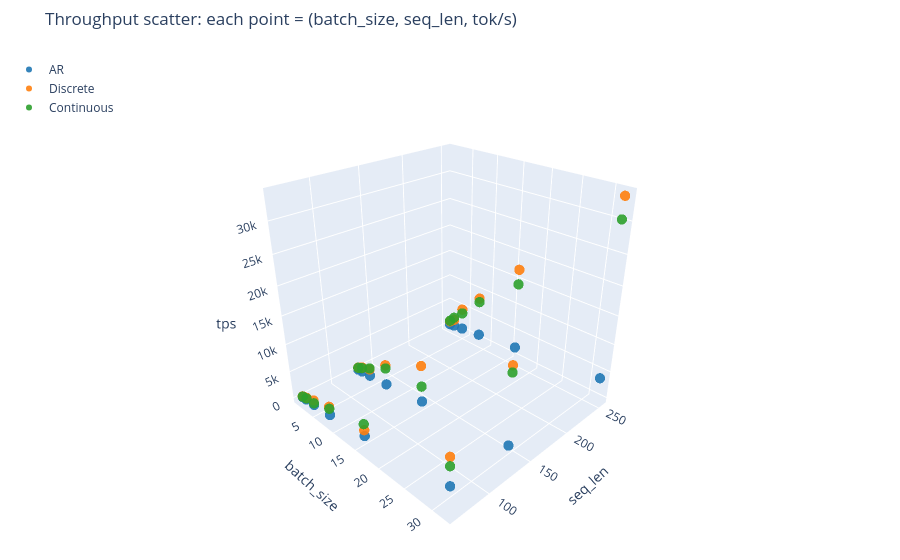

The code cell stored with this chart in its notebook:
### Code cell
# 3D-3: scatter mode (each dot = one measurement point)
fig = plot_3d_from_df(
    batch_df, z='tps', mode='scatter',
    title='Throughput scatter: each point = (batch_size, seq_len, tok/s)',
    show=False,
)
fig.show()

### Figure 1 — Plotly figure (JSON) as saved in the notebook; plotly's stock layout.template omitted (floating-point values rounded to 4 significant figures)
{"data": [{"hovertemplate": "batch_size=%{x}<br>seq_len=%{y}<br>tps=%{z:.2f}<extra>AR</extra>", "marker": {"color": "#1f77b4", "opacity": 0.9, "size": 6}, "mode": "markers", "name": "AR", "type": "scatter3d", "x": [1, 1, 1, 2, 2, 2, 4, 4, 4, 8, 8, 8, 16, 16, 16, 32, 32, 32], "y": [64, 128, 256, 64, 128, 256, 64, 128, 256, 64, 128, 256, 64, 128, 256, 64, 128, 256], "z": [103.0, 106.9, 111.0, 217.2, 232.1, 227.6, 307.0, 408.8, 431.6, 701.4, 800.2, 887.9, 1720.0, 1912.0, 1897.0, 4028.0, 3705.0, 3776.0]}, {"hovertemplate": "batch_size=%{x}<br>seq_len=%{y}<br>tps=%{z:.2f}<extra>Discrete</extra>", "marker": {"color": "#ff7f0e", "opacity": 0.9, "size": 6}, "mode": "markers", "name": "Discrete", "type": "scatter3d", "x": [1, 1, 1, 2, 2, 2, 4, 4, 4, 8, 8, 8, 16, 16, 16, 32, 32, 32], "y": [64, 128, 256, 64, 128, 256, 64, 128, 256, 64, 128, 256, 64, 128, 256, 64, 128, 256], "z": [260.7, 507.6, 733.0, 548.8, 1062.0, 1501.0, 1151.0, 1681.0, 4552.0, 2248.0, 4542.0, 8467.0, 2786.0, 8454.0, 17010.0, 8776.0, 16700.0, 33630.0]}, {"hovertemplate": "batch_size=%{x}<br>seq_len=%{y}<br>tps=%{z:.2f}<extra>Continuous</extra>", "marker": {"color": "#2ca02c", "opacity": 0.9, "size": 6}, "mode": "markers", "name": "Continuous", "type": "scatter3d", "x": [1, 1, 1, 2, 2, 2, 4, 4, 4, 8, 8, 8, 16, 16, 16, 32, 32, 32], "y": [64, 128, 256, 64, 128, 256, 64, 128, 256, 64, 128, 256, 64, 128, 256, 64, 128, 256], "z": [224.5, 478.1, 863.9, 440.1, 922.4, 1956.0, 600.7, 1870.0, 3742.0, 1880.0, 3932.0, 7750.0, 3878.0, 4714.0, 14320.0, 7290.0, 15600.0, 30260.0]}], "layout": {"legend": {"x": 0.01, "y": 0.99}, "margin": {"b": 0, "l": 0, "r": 0, "t": 50}, "scene": {"camera": {"eye": {"x": 1.6, "y": -1.6, "z": 1.2}}, "xaxis": {"title": {"text": "batch_size"}}, "yaxis": {"title": {"text": "seq_len"}}, "zaxis": {"title": {"text": "tps"}}}, "title": {"text": "Throughput scatter: each point = (batch_size, seq_len, tok/s)"}}}
